Frame 1 (no input): blank canvas, image omitted
Frame 60 (no input): blank canvas, image omitted
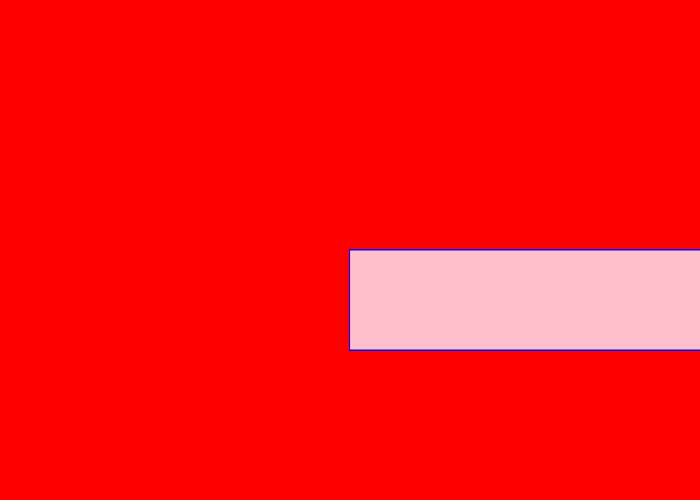
Frame 120 (the mouse pressed at the canvas centre since frame 60)

The p5.js sketch whose frames 1 and 60 were blank and that drew this single picture after the mouse press (run headless with seeded random() and noise() and a simulated clock; from frame 60 on, the mouse is pressed at the canvas centre):

// p5.js sketch
// ── sketch.js
function setup() {
  createCanvas(700,500);
  background("red"); //função para pintar o fundo
}

function draw() {
 stroke("blue");//alterando a cor da borda de desenho
  fill("pink");//alterar a cor e preenchimento do desenho 


if(mouseIsPressed){
  
  rect(mouseX,mouseY, 900,100);
  }
}
